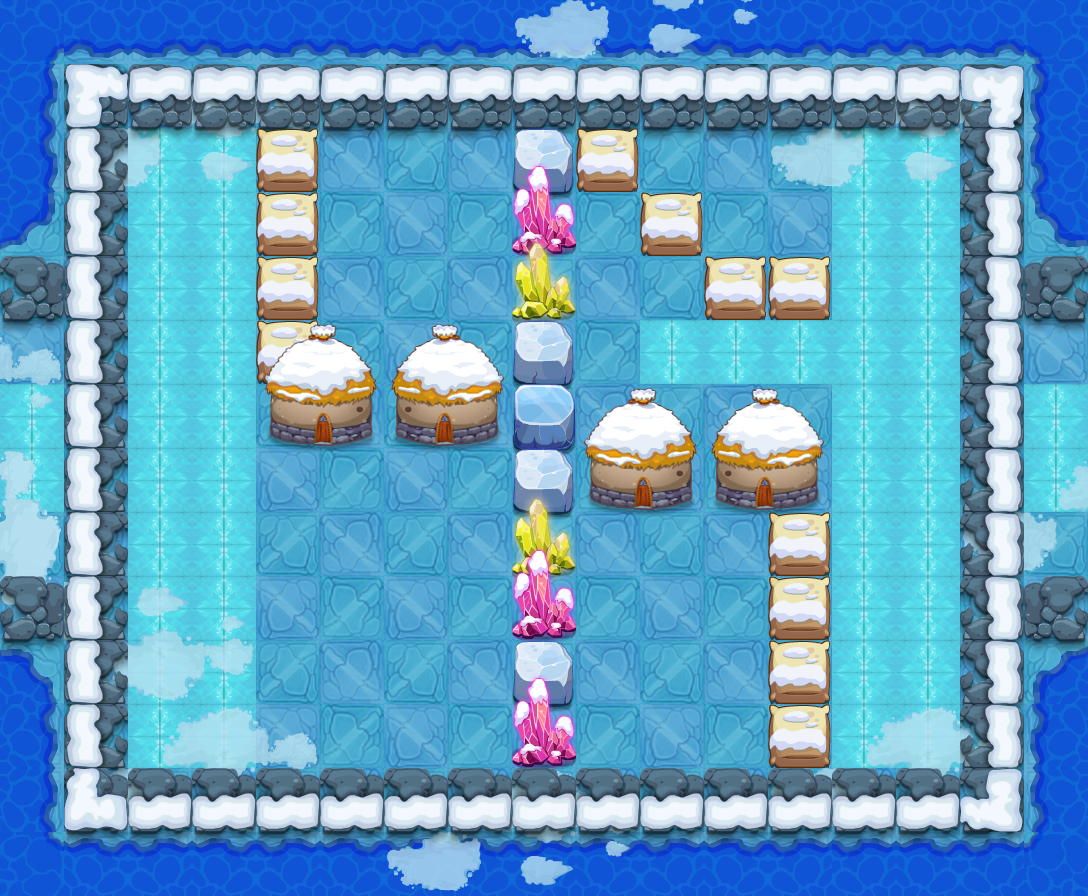

Rendered tile map (Tiled .tmx) drawn with the repository's tilesets; below, a short description and the map source with its tile grids summarised:
An orthogonal 17x14 tile map with 64x64 px tiles, 14 tile layers (PASS, 块层 2, 块层 17, 块层 16, ...) and 12 objects (7x TRAP, 4x bybjx3, PLAYER).

<map version="1.0" orientation="orthogonal" width="17" height="14" tilewidth="64" tileheight="64">
 <properties>
  <property name="DESTRY1" value="96" />
  <property name="DESTRY2" value="98" />
  <property name="DESTRY3" value="219" />
  <property name="DESTRY4" value="119" />
  <property name="DESTRY_COUNT" value="4" />
  <property name="EXP" value="1355" />
  <property name="ITEM" value="D053" />
  <property name="LOSE_SCRIPT" value="" />
  <property name="MONEY" value="2033" />
  <property name="START_SCRIPT" value="" />
  <property name="WIN_SCRIPT" value="" />
 </properties>
 <tileset firstgid="1" name="jdbl2" tilewidth="64" tileheight="64">
  <image source="jdbl2-hd.png" width="1000" height="1000" />
 </tileset>
 <layer name="PASS" width="17" height="14">
  <data>[238 cells, 138 non-empty, 10 distinct tile ids]</data>
 </layer>
 <layer name="块层 2" width="17" height="14">
  <data>[238 cells, 152 non-empty, 13 distinct tile ids]</data>
 </layer>
 <layer name="块层 17" width="17" height="14">
  <data>[238 cells, 42 non-empty, 8 distinct tile ids]</data>
 </layer>
 <layer name="块层 16" width="17" height="14">
  <data>[238 cells, 74 non-empty, 7 distinct tile ids]</data>
 </layer>
 <layer name="块层 3" width="17" height="14">
  <data>[238 cells, 54 non-empty, 1 distinct tile ids]</data>
 </layer>
 <layer name="块层 4" width="17" height="14">
  <data>[238 cells, 50 non-empty, 2 distinct tile ids]</data>
 </layer>
 <layer name="块层 5" width="17" height="14">
  <data>[238 cells, 30 non-empty, 7 distinct tile ids]</data>
 </layer>
 <layer name="SHELTER 10" width="17" height="14">
  <data>[238 cells, 1 non-empty, 1 distinct tile ids]</data>
 </layer>
 <layer name="SHELTER 8" width="17" height="14">
  <data>[238 cells, 1 non-empty, 1 distinct tile ids]</data>
 </layer>
 <layer name="SHELTER 7" width="17" height="14">
  <data>[238 cells, 1 non-empty, 1 distinct tile ids]</data>
 </layer>
 <layer name="SHELTER 6" width="17" height="14">
  <data>[238 cells, 4 non-empty, 2 distinct tile ids]</data>
 </layer>
 <layer name="SHELTER 5" width="17" height="14">
  <data>[238 cells, 4 non-empty, 2 distinct tile ids]</data>
 </layer>
 <layer name="SHELTER 3" width="17" height="14">
  <data>[238 cells, 1 non-empty, 1 distinct tile ids]</data>
 </layer>
 <layer name="SHELTER 2" width="17" height="14">
  <data>[238 cells, 1 non-empty, 1 distinct tile ids]</data>
 </layer>
 <objectgroup name="对象层 1" width="34" height="28">
  <object name="PLAYER" type="PLAYER" x="448" y="704" width="64" height="64" />
  <object name="bybjx3" x="320" y="576" width="64" height="64">
   <properties>
    <property name="buff_type" value="ice_shell" />
    <property name="lua_ai" value="monster_bybjx_ai" />
    <property name="quality" value="bybjx3.quality" />
   </properties>
  </object>
  <object name="bybjx3" x="640" y="576" width="64" height="64">
   <properties>
    <property name="buff_type" value="ice_shell" />
    <property name="lua_ai" value="monster_bybjx_ai" />
    <property name="quality" value="bybjx3.quality" />
   </properties>
  </object>
  <object name="bybjx3" x="704" y="192" width="64" height="64">
   <properties>
    <property name="buff_type" value="ice_shell" />
    <property name="lua_ai" value="monster_bybjx_ai" />
    <property name="quality" value="bybjx3.quality" />
   </properties>
  </object>
  <object name="bybjx3" x="832" y="192" width="64" height="64">
   <properties>
    <property name="buff_type" value="ice_shell" />
    <property name="lua_ai" value="monster_bybjx_ai" />
    <property name="quality" value="bybjx3.quality" />
   </properties>
  </object>
  <object name="staff_driger_control" type="TRAP" x="0" y="832" width="64" height="64">
   <properties>
    <property name="trap_delay" value="10" />
    <property name="trap_id" value="0" />
    <property name="trap_script" value="trap(&quot;staff_driger&quot;):setOpened(true);" />
    <property name="trap_start_mode" value="2" />
    <property name="trap_state" value="open" />
   </properties>
  </object>
  <object name="staff_driger" type="TRAP" x="448" y="128" width="64" height="64">
   <properties>
    <property name="trap_ani" value="driger.actor" />
    <property name="trap_floor" value="true" />
    <property name="trap_id" value="0" />
    <property name="trap_script" value="target(&quot;PLAYER&quot;):setCurrentUseSkill(  make_fire_staff_skill()  );target(&quot;PLAYER&quot;):setEffectAnimateName(&quot;find_player.ani&quot;);trap(&quot;staff_driger&quot;):setOpened(false)" />
    <property name="trap_start_mode" value="0" />
    <property name="trap_state" value="open" />
   </properties>
  </object>
  <object name="mp1" type="TRAP" x="448" y="448" width="64" height="64">
   <properties>
    <property name="trap_ani" value="mp.actor" />
    <property name="trap_floor" value="true" />
    <property name="trap_id" value="0" />
    <property name="trap_script" value="trap_moveto(&quot;PLAYER&quot;, &quot;mp1&quot;,target(&quot;mp2&quot;):getX(),target(&quot;mp2&quot;):getY() );" />
    <property name="trap_sound_id" value="1" />
    <property name="trap_start_mode" value="0" />
    <property name="trap_state" value="open" />
   </properties>
  </object>
  <object name="mp2" type="TRAP" x="576" y="320" width="64" height="64">
   <properties>
    <property name="trap_ani" value="mp.actor" />
    <property name="trap_floor" value="true" />
    <property name="trap_id" value="0" />
    <property name="trap_script" value="trap_moveto(&quot;PLAYER&quot;, &quot;mp2&quot;,target(&quot;mp1&quot;):getX(),target(&quot;mp1&quot;):getY() );" />
    <property name="trap_sound_id" value="1" />
    <property name="trap_start_mode" value="0" />
    <property name="trap_state" value="open" />
   </properties>
  </object>
  <object name="ice_road" type="TRAP" x="128" y="128" width="128" height="640">
   <properties>
    <property name="lua_ai" value="ice_road_ai" />
   </properties>
  </object>
  <object name="ice_road" type="TRAP" x="832" y="128" width="128" height="640">
   <properties>
    <property name="lua_ai" value="ice_road_ai" />
   </properties>
  </object>
  <object name="ice_road" type="TRAP" x="640" y="320" width="192" height="64">
   <properties>
    <property name="lua_ai" value="ice_road_ai" />
   </properties>
  </object>
 </objectgroup>
</map>
